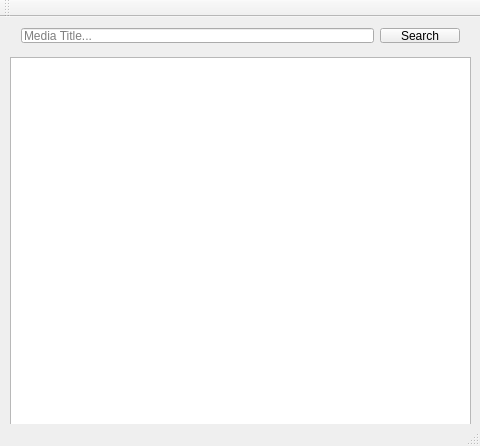
<?xml version="1.0" encoding="UTF-8"?>
<ui version="4.0">
 <class>MainWindow</class>
 <widget class="QMainWindow" name="MainWindow">
  <property name="enabled">
   <bool>true</bool>
  </property>
  <property name="geometry">
   <rect>
    <x>0</x>
    <y>0</y>
    <width>480</width>
    <height>446</height>
   </rect>
  </property>
  <property name="windowTitle">
   <string>MoviesQT</string>
  </property>
  <widget class="QWidget" name="searchWidget">
   <widget class="QTextBrowser" name="textBrowser">
    <property name="enabled">
     <bool>true</bool>
    </property>
    <property name="geometry">
     <rect>
      <x>10</x>
      <y>40</y>
      <width>461</width>
      <height>381</height>
     </rect>
    </property>
   </widget>
   <widget class="QWidget" name="">
    <property name="geometry">
     <rect>
      <x>10</x>
      <y>0</y>
      <width>461</width>
      <height>37</height>
     </rect>
    </property>
    <layout class="QHBoxLayout" name="horizontalLayout">
     <item>
      <widget class="QLineEdit" name="lineEditSearchTitle">
       <property name="placeholderText">
        <string>Media Title...</string>
       </property>
      </widget>
     </item>
     <item>
      <widget class="QPushButton" name="pushButtonDoSearch">
       <property name="text">
        <string>Search</string>
       </property>
      </widget>
     </item>
    </layout>
   </widget>
  </widget>
  <widget class="QMenuBar" name="menuBar">
   <property name="geometry">
    <rect>
     <x>0</x>
     <y>0</y>
     <width>480</width>
     <height>27</height>
    </rect>
   </property>
  </widget>
  <widget class="QToolBar" name="mainToolBar">
   <attribute name="toolBarArea">
    <enum>TopToolBarArea</enum>
   </attribute>
   <attribute name="toolBarBreak">
    <bool>false</bool>
   </attribute>
  </widget>
  <widget class="QStatusBar" name="statusBar"/>
 </widget>
 <layoutdefault spacing="6" margin="11"/>
 <resources/>
 <connections/>
</ui>
